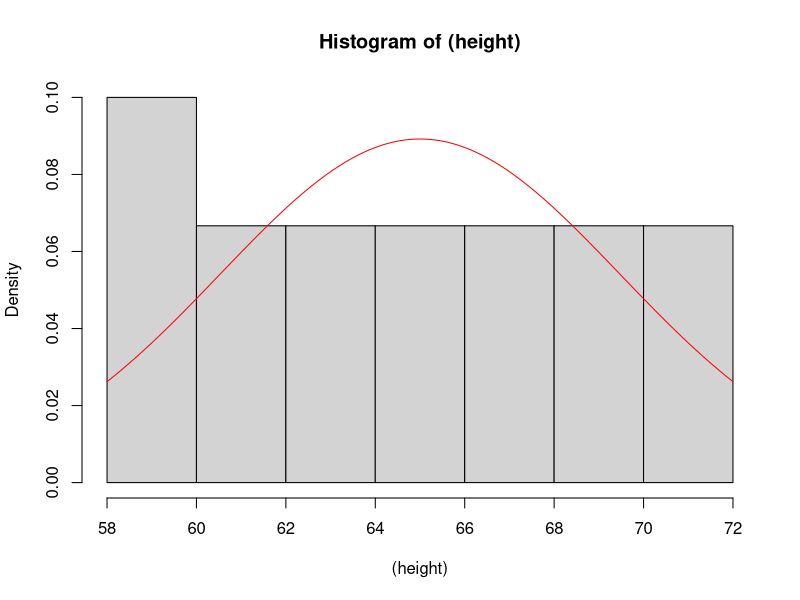

This chart was generated by the following R code: (Note: this script raises an error after producing the figure.)
attach(women)
women
#nomality check
shapiro.test(height)
hist((height),prob=T)
curve(dnorm(x,mean(height),sd(height)),add=T,col='REd')
t.test(height,mu=63)
getwdt()
write.csv(women,"C:/Users/M.Qasim/Documents/women.csv")
